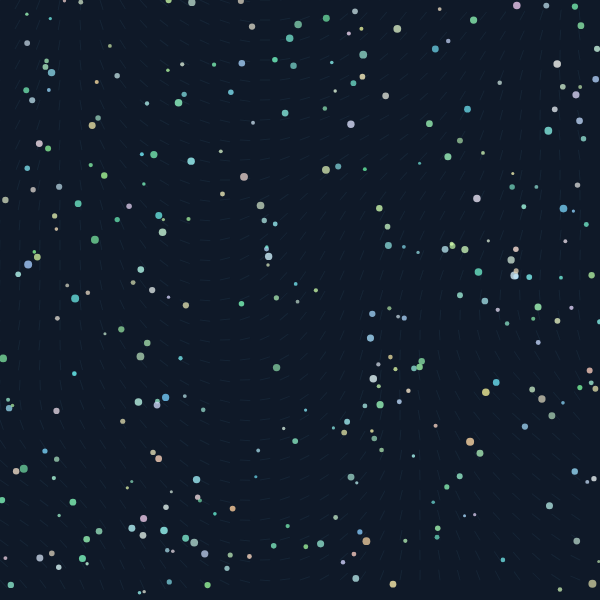
Frame 1 (no input)
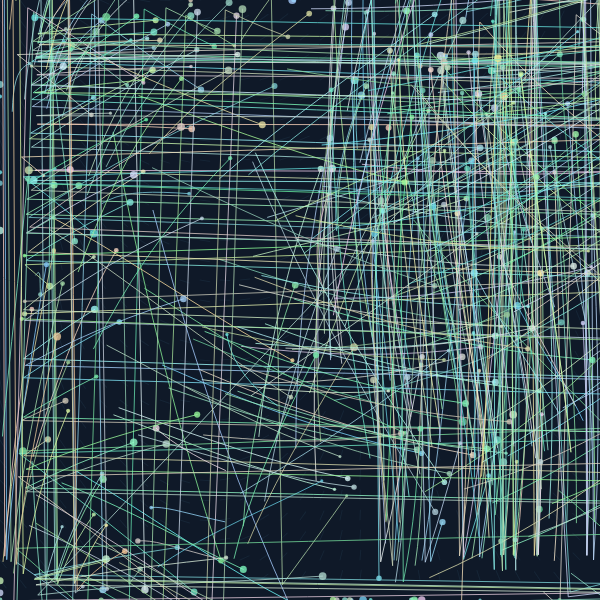
Frame 60 (no input)
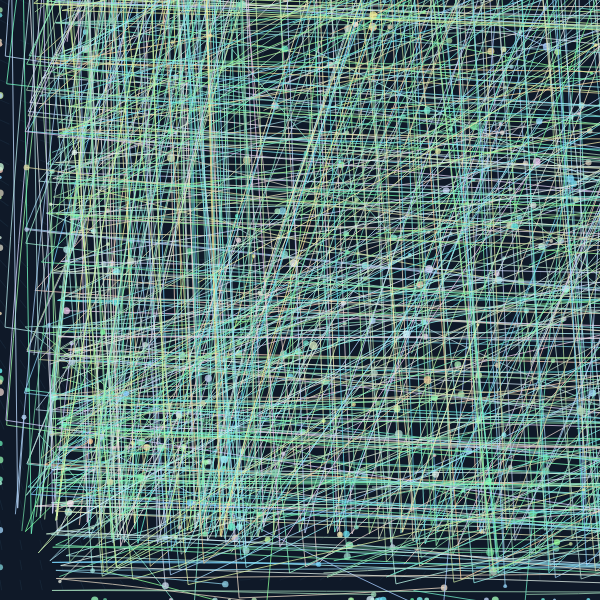
Frame 120 (the mouse pressed at the canvas centre since frame 60)

The p5.js sketch that drew these frames (run headless with seeded random() and noise() and a simulated clock; from frame 60 on, the mouse is pressed at the canvas centre):

// p5.js sketch
// ── sketch.js
let microbes = [];
let flowField;
let resolution = 20;
let cols, rows;
let time = 0;

function setup() {
  createCanvas(600, 600);
  cols = width / resolution;
  rows = height / resolution;
  flowField = new Array(cols * rows);
  
  for (let i = 0; i < 300; i++) {
    microbes.push(new Microbe(random(width), random(height)));
  }
}

function draw() {
  background(15, 25, 40);
  time += 0.005;
  
  updateFlowField();
  renderFlowField();
  
  for (let microbe of microbes) {
    microbe.update();
    microbe.display();
  }
}

function updateFlowField() {
  for (let y = 0; y < rows; y++) {
    for (let x = 0; x < cols; x++) {
      let index = x + y * cols;
      let angle = noise(x * 0.02, y * 0.02, time) * TWO_PI * 2;
      flowField[index] = p5.Vector.fromAngle(angle);
    }
  }
}

function renderFlowField() {
  stroke(100, 180, 220, 20);
  noFill();
  for (let y = 0; y < rows; y++) {
    for (let x = 0; x < cols; x++) {
      let index = x + y * cols;
      let v = flowField[index];
      push();
      translate(x * resolution, y * resolution);
      rotate(v.heading());
      line(0, 0, resolution * 0.5, 0);
      pop();
    }
  }
}

class Microbe {
  constructor(x, y) {
    this.pos = createVector(x, y);
    this.vel = p5.Vector.random2D();
    this.acc = createVector();
    this.size = random(3, 8);
    this.lifespan = 255;
    this.color = color(random(100, 255), random(200, 255), random(150, 255), 200);
    this.trail = [];
    this.maxTrailLength = 10;
  }

  update() {
    this.vel.add(this.acc);
    this.pos.add(this.vel);
    this.acc.mult(0);

    let x = floor(this.pos.x / resolution);
    let y = floor(this.pos.y / resolution);
    if (x >= 0 && x < cols && y >= 0 && y < rows) {
      let index = x + y * cols;
      let force = flowField[index];
      this.applyForce(force);
    }

    // Add current position to trail
    this.trail.push(this.pos.copy());
    if (this.trail.length > this.maxTrailLength) {
      this.trail.shift();
    }

    this.lifespan -= 0.3;
    
    // Toroidal wrapping
    if (this.pos.x > width) this.pos.x = 0;
    if (this.pos.x < 0) this.pos.x = width;
    if (this.pos.y > height) this.pos.y = 0;
    if (this.pos.y < 0) this.pos.y = height;
  }

  applyForce(force) {
    this.acc.add(force);
  }

  display() {
    // Draw trail
    noFill();
    stroke(this.color);
    strokeWeight(1);
    beginShape();
    for (let pos of this.trail) {
      vertex(pos.x, pos.y);
    }
    endShape();
    
    // Draw microbe body
    noStroke();
    fill(this.color);
    ellipse(this.pos.x, this.pos.y, this.size);
  }
}
